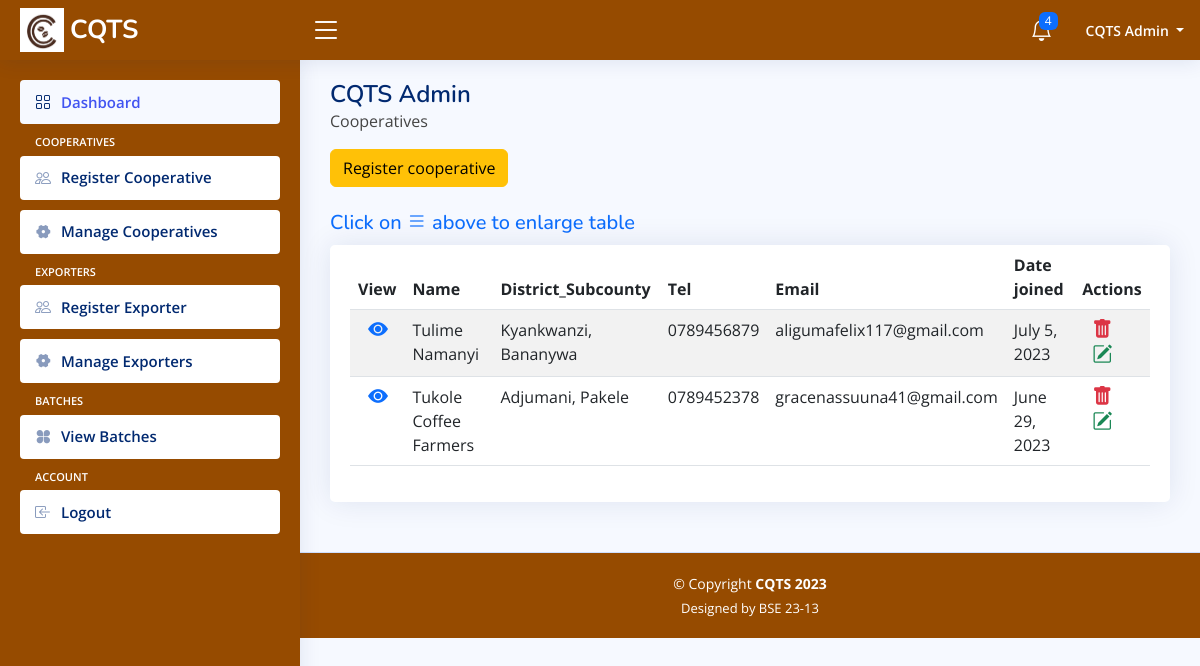
The page /admin-manage-cooperatives (signed in) on the database as committed earlier.
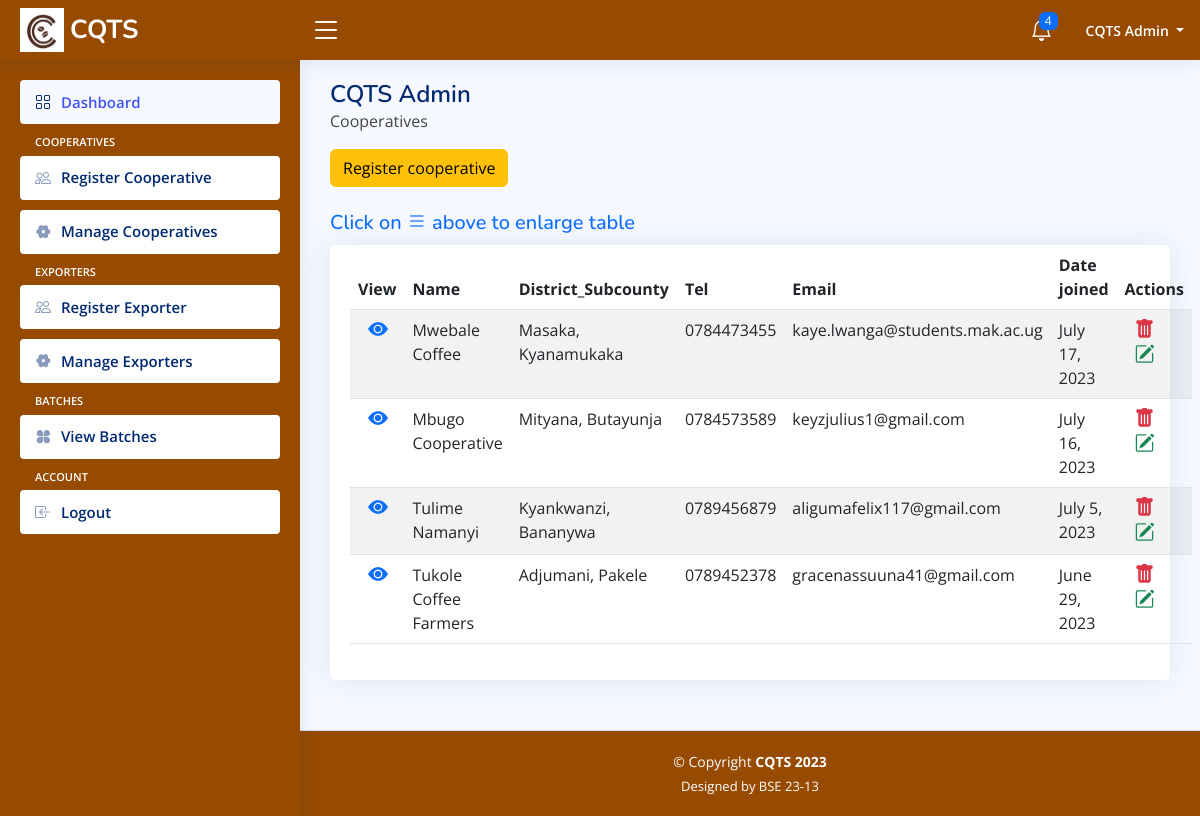
The same page on the database as committed later.
### base/models.py (models this page shows)
class User(AbstractUser):
    email = models.EmailField(_("email address"), unique=True)
    name = models.CharField(max_length=200, null=True)
    username = None
    phone = models.CharField(max_length=200, null=True)
    location = models.CharField(max_length=200, null=True)
    group = models.ForeignKey(
        Group, on_delete=models.CASCADE, null=True, blank=True, related_name='group_user')
    created_at = models.DateTimeField(auto_now_add=True)
    updated_at = models.DateTimeField(auto_now=True)
    class Meta:
        ordering = ('-updated_at', '-created_at')
    def __str__(self):
        return self.email
    USERNAME_FIELD = 'email'
    REQUIRED_FIELDS = []
    objects = CustomUserManager()

### base/views.py (the view)
# urls.py: path('admin-manage-cooperatives', views.adminCooperativesView, name='admin-manage-cooperatives'),
@login_required(login_url='admin-login')
def adminCooperativesView(request):
    if request.user.is_authenticated:
        if request.user.group.name != 'CQTSadmin':
            messages.error(request, "Not admin Account.")
            return redirect('admin-login')
    Cooperatives = User.objects.filter(group__name='Cooperative')
    context = {'Cooperatives': Cooperatives}
    return render(request, 'base/admin/admin-manage-cooperatives.html', context)

### base/templates/base/admin/admin-manage-cooperatives.html (shortened to what this page needs)
{% extends "admin-main.html" %}
{% block content %}
    <main id="main" class="main">
        {% load static %}
        <div class="pagetitle">
            <h1>CQTS Admin</h1>
            <p>Cooperatives</p>
            <a href="{% url 'admin-cooperative-registration' %}" class="btn btn-warning">Register cooperative</a>
            <br>
            <br>
            <h5 class="text-primary inform-expand" id="inform-expand">Click on <i class="bi bi-list"></i> above to enlarge table</h5>
        </div>
        <section class="section">
            <div class="row">
                <div class="col-lg-12">
                    <div class="card">
                        <div class="card-body">
                            <div class="datatable-wrapper">
                                <table class="table datatable table-striped">
                                    <thead>
                                        <tr>
                                            <th scope="col">View</th>
                                            <th scope="col">Name</th>
                                            <th scope="col">District_Subcounty</th>
                                            <th scope="col">Tel</th>
                                            <th scope="col">Email</th>
                                            <th scope="col">Date joined</th>
                                            <th scope="col">Actions</th>
                                        </tr>
                                    </thead>
                                    <tbody>
                                        {% for cooperative in Cooperatives %}
                                        <tr>
                                            <td scope="row"><a href="{% url 'admin-view-cooperative' cooperative.id %}" title="View" class="h5 text-primary"><i
                                                        class="bi bi-eye-fill"></i></a></td>
                                            <td>{{ cooperative.name }}</td>
                                            <td>{{ cooperative.location }}</td>
                                            <td>{{ cooperative.phone }}</td>
                                            <td>{{ cooperative.email }}</td>
                                            <td>{{ cooperative.created_at.date }}</td>
                                            <td>
                                                <a href=" {% url 'admin-delete-cooperative' cooperative.id %} " title="Delete" class="h5 text-danger"><i
                                                        class="bi bi-trash-fill"></i></a>
                                                <a href="#" title="Edit" class="h5 text-success"><i
                                                        class="bi bi-pencil-square"></i></a>
                                            </td>
                                        </tr>
                                        {% endfor %}
                                    </tbody>
                                </table>
                            </div>
                        </div>
                    </div>
                </div>
            </div>
        </section>
    </main>
    {% endblock %}

### templates/admin-main.html (shortened to what this page needs)
{% load static %}
<!DOCTYPE html>
<html lang="en">
<head>
  <link href="{% static 'assets/vendor/bootstrap/css/bootstrap.min.css' %}" rel="stylesheet">
  <link href="{% static 'assets/vendor/bootstrap-icons/bootstrap-icons.css' %}" rel="stylesheet">
  <link href="{% static 'assets/vendor/boxicons/css/boxicons.min.css' %}" rel="stylesheet">
  <link href="{% static 'assets/vendor/quill/quill.snow.css' %}" rel="stylesheet">
  <link href="{% static 'assets/vendor/quill/quill.bubble.css' %}" rel="stylesheet">
  <link href="{% static 'assets/vendor/remixicon/remixicon.css' %}" rel="stylesheet">
  <link href=" {% static 'assets/vendor/simple-datatables/style.css' %}" rel="stylesheet">
    <link href="{% static 'assets/css/style.css' %}" rel="stylesheet">
</head>
<body>
    <header id="header" class="header fixed-top d-flex align-items-center">
        <div class="d-flex align-items-center justify-content-between">
            <a href="{% url 'admin-home' %}" class="logo d-flex align-items-center">
                <img src="{% static 'assets/img/logo.png' %}" alt="">
                <span class="d-none d-lg-block">CQTS</span>
            </a>
            <i class="bi bi-list toggle-sidebar-btn"></i>
        </div>
        <nav class="header-nav ms-auto">
            <ul class="d-flex align-items-center">
                <li class="nav-item dropdown">
                    <a class="nav-link nav-icon" href="#" data-bs-toggle="dropdown">
                        <i class="bi bi-bell whiten"></i>
                        <span class="badge bg-primary badge-number">4</span>
                    </a>
                </li>
                <li class="nav-item dropdown pe-3">
                    <a class="nav-link nav-profile d-flex align-items-center pe-0" href="#" data-bs-toggle="dropdown">
                        <span class="d-none d-md-block dropdown-toggle ps-2" id="username">CQTS Admin  </span>
                    </a>
                </li>
            </ul>
        </nav>
    </header>
    <aside id="sidebar" class="sidebar">
        <ul class="sidebar-nav" id="sidebar-nav">
            <li class="nav-item">
                <a class="nav-link " href="{% url 'admin-home' %}">
                    <i class="bi bi-grid"></i>
                    <span>Dashboard</span>
                </a>
            </li>
            <li class="nav-heading text-white">Cooperatives</li>
            <li class="nav-item">
                <a class="nav-link collapsed" href="{% url 'admin-cooperative-registration' %}">
                    <i class="bi bi-people"></i>
                    <span>Register Cooperative</span>
                </a>
            </li>
            <li class="nav-item">
                <a class="nav-link collapsed" href="{% url 'admin-manage-cooperatives' %}">
                    <i class="ri-settings-4-fill"></i>
                    <span>Manage Cooperatives</span>
                </a>
            </li>
            <li class="nav-heading text-white">Exporters</li>
            <li class="nav-item">
                <a class="nav-link collapsed" href="{% url 'admin-exporter-registration' %}">
                    <i class="bi bi-people"></i>
                    <span>Register Exporter</span>
                </a>
            </li>
            <li class="nav-item text-white">
                <a class="nav-link collapsed" href="{% url 'admin-manage-exporters' %}">
                    <i class="ri-settings-4-fill"></i>
                    <span>Manage Exporters</span>
                </a>
            </li>
            <li class="nav-heading text-white">Batches</li>
            <li class="nav-item">
                <a class="nav-link collapsed" href="{% url 'admin-view-batches' %}">
                    <i class="ri-apps-fill"></i>
                    <span>View Batches</span>
                </a>
            </li>
            <li class="nav-heading text-white">Account</li>
            <li class="nav-item">
                <a class="nav-link collapsed" href="{% url 'logout-admin' %}">
                    <i class="bi bi-box-arrow-in-left"></i>
                    <span>Logout</span>
                </a>
            </li>
        </ul>
    </aside>
    {% block content %}
    {% endblock content %}
    <footer id="footer" class="footer">
        <div class="copyright">
            &copy; Copyright <strong><span>CQTS 2023</span></strong>
        </div>
        <div class="credits">
            Designed by <span>BSE 23-13</span>
        </div>
    </footer>
</body>
</html>

### static/assets/css/style.css (style rules this page uses)
:root { scroll-behavior: smooth; }
body { font-family: "Open Sans", sans-serif; background: #f6f9ff; color: #444444; }
a { color: #4154f1; text-decoration: none; }
h1, h2, h3, h4, h5, h6 { font-family: "Nunito", sans-serif; }
#main { margin-top: 60px; padding: 20px 30px; transition: all 0.3s; }
.pagetitle { margin-bottom: 10px; }
.pagetitle h1 { font-size: 24px; margin-bottom: 0; font-weight: 600; color: #012970; }
.card { margin-bottom: 30px; border: none; border-radius: 5px; box-shadow: 0px 0 30px rgba(1, 41, 112, 0.1); }
.card-body { padding: 0 20px 20px 20px; }
.logo { line-height: 2; }
@media (min-width: 1200px) { .logo { width: 280px; } }
.logo img { max-height: 45px; margin-right: 6px; }
.logo span { font-size: 26px; font-weight: 700; color: #fff; font-family: "Nunito", sans-serif; }
.header { transition: all 0.5s; z-index: 997; height: 60px; box-shadow: 0px 2px 20px rgba(1, 41, 112, 0.1); background-color: #964B00; padding-left: 20px; }
.header .toggle-sidebar-btn { font-size: 32px; padding-left: 10px; cursor: pointer; color: #fff; }
.header-nav ul { list-style: none; }
.header-nav>ul { margin: 0; padding: 0; }
.header-nav .nav-icon { font-size: 22px; color: #012970; margin-right: 25px; position: relative; }
.header-nav .nav-profile { color: #012970; }
.header-nav .nav-profile span { font-size: 14px; font-weight: 600; }
.header-nav .whiten { color: #fff; }
.header-nav .badge-number { position: absolute; inset: -2px -5px auto auto; font-weight: normal; font-size: 12px; padding: 3px 6px; }
.header-nav .nav-item .nav-link #username { color: #fff; }
.sidebar { position: fixed; top: 60px; left: 0; bottom: 0; width: 300px; z-index: 996; transition: all 0.3s; padding: 20px; overflow-y: auto; scrollbar-width: thin; scrollbar-color: #aab7cf transparent; box-shadow: 0px 0px 20px rgba(1, 41, 112, 0.1); background-color: #964B00; }
@media (min-width: 1200px) { #main, #footer { margin-left: 300px; } }
.sidebar-nav { padding: 0; margin: 0; list-style: none; }
.sidebar-nav li { padding: 0; margin: 0; list-style: none; }
.sidebar-nav .nav-item { margin-bottom: 10px; }
.sidebar-nav .nav-heading { font-size: 11px; text-transform: uppercase; color: #899bbd; font-weight: 600; margin: 10px 0 5px 15px; }
.sidebar-nav .nav-link { display: flex; align-items: center; font-size: 15px; font-weight: 600; color: #4154f1; transition: 0.3; background: #f6f9ff; padding: 10px 15px; border-radius: 4px; }
.sidebar-nav .nav-link i { font-size: 16px; margin-right: 10px; color: #012970; }
.sidebar-nav .nav-link.collapsed { color: #012970; background: #fff; }
.sidebar-nav .nav-link.collapsed i { color: #899bbd; }
.datatable a { margin-left: 10px; }
.footer { background-color: #964B00; padding: 20px 0; font-size: 14px; transition: all 0.3s; border-top: 1px solid #cddfff; color: #fff; }
.footer .copyright { text-align: center; color: #fff; }
.footer .credits { padding-top: 5px; text-align: center; font-size: 13px; color: #fff; }

Rows that differ between the two databases and show on the page:
added User: name "Mwebale Coffee", location "Masaka, Kyanamukaka", phone "0784473455", email "kaye.lwanga@students.mak.ac.ug", created_at "July 17, 2023"
added User: name "Mbugo Cooperative", location "Mityana, Butayunja", phone "0784573589", email "keyzjulius1@gmail.com", created_at "July 16, 2023"
